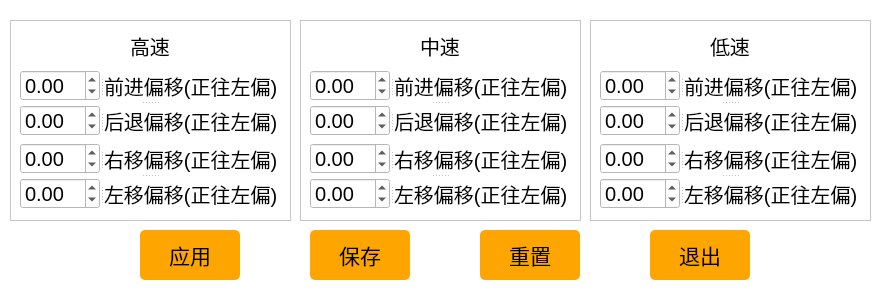
<?xml version="1.0" encoding="UTF-8"?>
<ui version="4.0">
 <class>Form</class>
 <widget class="QWidget" name="Form">
  <property name="windowModality">
   <enum>Qt::NonModal</enum>
  </property>
  <property name="enabled">
   <bool>true</bool>
  </property>
  <property name="geometry">
   <rect>
    <x>0</x>
    <y>0</y>
    <width>885</width>
    <height>300</height>
   </rect>
  </property>
  <property name="minimumSize">
   <size>
    <width>885</width>
    <height>300</height>
   </size>
  </property>
  <property name="maximumSize">
   <size>
    <width>1200</width>
    <height>620</height>
   </size>
  </property>
  <property name="font">
   <font>
    <family>Arial</family>
    <pointsize>11</pointsize>
   </font>
  </property>
  <property name="focusPolicy">
   <enum>Qt::NoFocus</enum>
  </property>
  <property name="contextMenuPolicy">
   <enum>Qt::NoContextMenu</enum>
  </property>
  <property name="acceptDrops">
   <bool>false</bool>
  </property>
  <property name="windowTitle">
   <string>adjustment tool 1.0</string>
  </property>
  <property name="autoFillBackground">
   <bool>false</bool>
  </property>
  <property name="styleSheet">
   <string notr="true">background-color: rgb(255, 255, 255);</string>
  </property>
  <widget class="QPushButton" name="pushButton_save">
   <property name="geometry">
    <rect>
     <x>310</x>
     <y>230</y>
     <width>100</width>
     <height>50</height>
    </rect>
   </property>
   <property name="font">
    <font>
     <family>黑体</family>
     <pointsize>16</pointsize>
    </font>
   </property>
   <property name="styleSheet">
    <string notr="true">QPushButton{background-color: rgb(255, 165, 0);}
QPushButton:hover{background-color:  rgb(255, 210, 0);}
QPushButton{border-radius:5px;}
QPushButton{color: rgb(0, 0, 0);}</string>
   </property>
   <property name="text">
    <string>保存</string>
   </property>
  </widget>
  <widget class="QPushButton" name="pushButton_default">
   <property name="geometry">
    <rect>
     <x>480</x>
     <y>230</y>
     <width>100</width>
     <height>50</height>
    </rect>
   </property>
   <property name="font">
    <font>
     <family>黑体</family>
     <pointsize>16</pointsize>
    </font>
   </property>
   <property name="styleSheet">
    <string notr="true">QPushButton{background-color: rgb(255, 165, 0);}
QPushButton:hover{background-color:  rgb(255, 210, 0);}
QPushButton{border-radius:5px;}
QPushButton{color: rgb(0, 0, 0);}</string>
   </property>
   <property name="text">
    <string>重置</string>
   </property>
  </widget>
  <widget class="QPushButton" name="pushButton_set">
   <property name="geometry">
    <rect>
     <x>140</x>
     <y>230</y>
     <width>100</width>
     <height>50</height>
    </rect>
   </property>
   <property name="font">
    <font>
     <family>黑体</family>
     <pointsize>16</pointsize>
    </font>
   </property>
   <property name="styleSheet">
    <string notr="true">QPushButton{background-color: rgb(255, 165, 0);}
QPushButton:hover{background-color:  rgb(255, 210, 0);}
QPushButton{border-radius:5px;}
QPushButton{color: rgb(0, 0, 0);}</string>
   </property>
   <property name="text">
    <string>应用</string>
   </property>
  </widget>
  <widget class="QPushButton" name="pushButton_quit">
   <property name="geometry">
    <rect>
     <x>650</x>
     <y>230</y>
     <width>100</width>
     <height>50</height>
    </rect>
   </property>
   <property name="font">
    <font>
     <family>黑体</family>
     <pointsize>16</pointsize>
    </font>
   </property>
   <property name="styleSheet">
    <string notr="true">QPushButton{background-color: rgb(255, 165, 0);}
QPushButton:hover{background-color:  rgb(255, 210, 0);}
QPushButton{border-radius:5px;}</string>
   </property>
   <property name="text">
    <string>退出</string>
   </property>
  </widget>
  <widget class="QFrame" name="frame">
   <property name="geometry">
    <rect>
     <x>10</x>
     <y>20</y>
     <width>281</width>
     <height>201</height>
    </rect>
   </property>
   <property name="frameShape">
    <enum>QFrame::StyledPanel</enum>
   </property>
   <property name="frameShadow">
    <enum>QFrame::Raised</enum>
   </property>
   <widget class="QSplitter" name="splitter_17">
    <property name="geometry">
     <rect>
      <x>10</x>
      <y>50</y>
      <width>260</width>
      <height>67</height>
     </rect>
    </property>
    <property name="font">
     <font>
      <family>Arial</family>
      <pointsize>14</pointsize>
     </font>
    </property>
    <property name="orientation">
     <enum>Qt::Vertical</enum>
    </property>
    <widget class="QSplitter" name="splitter_5">
     <property name="orientation">
      <enum>Qt::Horizontal</enum>
     </property>
     <widget class="QDoubleSpinBox" name="doubleSpinBox_high_speed_forward_offset">
      <property name="minimumSize">
       <size>
        <width>80</width>
        <height>0</height>
       </size>
      </property>
      <property name="maximumSize">
       <size>
        <width>80</width>
        <height>16777215</height>
       </size>
      </property>
      <property name="sizeIncrement">
       <size>
        <width>80</width>
        <height>0</height>
       </size>
      </property>
      <property name="font">
       <font>
        <pointsize>15</pointsize>
       </font>
      </property>
      <property name="decimals">
       <number>2</number>
      </property>
      <property name="minimum">
       <double>-5.000000000000000</double>
      </property>
      <property name="maximum">
       <double>5.000000000000000</double>
      </property>
      <property name="singleStep">
       <double>0.100000000000000</double>
      </property>
     </widget>
     <widget class="QLabel" name="label_9">
      <property name="font">
       <font>
        <pointsize>15</pointsize>
       </font>
      </property>
      <property name="text">
       <string>前进偏移(正往左偏)</string>
      </property>
     </widget>
    </widget>
    <widget class="QSplitter" name="splitter_6">
     <property name="orientation">
      <enum>Qt::Horizontal</enum>
     </property>
     <widget class="QDoubleSpinBox" name="doubleSpinBox_high_speed_backward_offset">
      <property name="minimumSize">
       <size>
        <width>80</width>
        <height>0</height>
       </size>
      </property>
      <property name="maximumSize">
       <size>
        <width>80</width>
        <height>16777215</height>
       </size>
      </property>
      <property name="font">
       <font>
        <pointsize>15</pointsize>
       </font>
      </property>
      <property name="decimals">
       <number>2</number>
      </property>
      <property name="minimum">
       <double>-5.000000000000000</double>
      </property>
      <property name="maximum">
       <double>5.000000000000000</double>
      </property>
      <property name="singleStep">
       <double>0.100000000000000</double>
      </property>
     </widget>
     <widget class="QLabel" name="label_10">
      <property name="font">
       <font>
        <pointsize>15</pointsize>
       </font>
      </property>
      <property name="text">
       <string>后退偏移(正往左偏)</string>
      </property>
     </widget>
    </widget>
   </widget>
   <widget class="QSplitter" name="splitter_16">
    <property name="geometry">
     <rect>
      <x>10</x>
      <y>123</y>
      <width>260</width>
      <height>67</height>
     </rect>
    </property>
    <property name="orientation">
     <enum>Qt::Vertical</enum>
    </property>
    <widget class="QSplitter" name="splitter_12">
     <property name="orientation">
      <enum>Qt::Horizontal</enum>
     </property>
     <widget class="QDoubleSpinBox" name="doubleSpinBox_high_speed_move_right_offset">
      <property name="minimumSize">
       <size>
        <width>80</width>
        <height>0</height>
       </size>
      </property>
      <property name="maximumSize">
       <size>
        <width>80</width>
        <height>16777215</height>
       </size>
      </property>
      <property name="font">
       <font>
        <pointsize>15</pointsize>
       </font>
      </property>
      <property name="decimals">
       <number>2</number>
      </property>
      <property name="minimum">
       <double>-5.000000000000000</double>
      </property>
      <property name="maximum">
       <double>5.000000000000000</double>
      </property>
      <property name="singleStep">
       <double>0.100000000000000</double>
      </property>
     </widget>
     <widget class="QLabel" name="label_17">
      <property name="font">
       <font>
        <pointsize>15</pointsize>
       </font>
      </property>
      <property name="text">
       <string>右移偏移(正往左偏)</string>
      </property>
     </widget>
    </widget>
    <widget class="QSplitter" name="splitter_11">
     <property name="orientation">
      <enum>Qt::Horizontal</enum>
     </property>
     <widget class="QDoubleSpinBox" name="doubleSpinBox_high_speed_move_left_offset">
      <property name="minimumSize">
       <size>
        <width>80</width>
        <height>0</height>
       </size>
      </property>
      <property name="maximumSize">
       <size>
        <width>80</width>
        <height>16777215</height>
       </size>
      </property>
      <property name="font">
       <font>
        <pointsize>15</pointsize>
       </font>
      </property>
      <property name="decimals">
       <number>2</number>
      </property>
      <property name="minimum">
       <double>-5.000000000000000</double>
      </property>
      <property name="maximum">
       <double>5.000000000000000</double>
      </property>
      <property name="singleStep">
       <double>0.100000000000000</double>
      </property>
     </widget>
     <widget class="QLabel" name="label_8">
      <property name="font">
       <font>
        <pointsize>15</pointsize>
       </font>
      </property>
      <property name="text">
       <string>左移偏移(正往左偏)</string>
      </property>
     </widget>
    </widget>
   </widget>
   <widget class="QLabel" name="label">
    <property name="geometry">
     <rect>
      <x>120</x>
      <y>10</y>
      <width>41</width>
      <height>31</height>
     </rect>
    </property>
    <property name="font">
     <font>
      <pointsize>15</pointsize>
     </font>
    </property>
    <property name="text">
     <string>高速</string>
    </property>
   </widget>
  </widget>
  <widget class="QFrame" name="frame_2">
   <property name="geometry">
    <rect>
     <x>300</x>
     <y>20</y>
     <width>281</width>
     <height>201</height>
    </rect>
   </property>
   <property name="frameShape">
    <enum>QFrame::StyledPanel</enum>
   </property>
   <property name="frameShadow">
    <enum>QFrame::Raised</enum>
   </property>
   <widget class="QSplitter" name="splitter_18">
    <property name="geometry">
     <rect>
      <x>10</x>
      <y>50</y>
      <width>260</width>
      <height>67</height>
     </rect>
    </property>
    <property name="font">
     <font>
      <family>Arial</family>
      <pointsize>14</pointsize>
     </font>
    </property>
    <property name="orientation">
     <enum>Qt::Vertical</enum>
    </property>
    <widget class="QSplitter" name="splitter_7">
     <property name="orientation">
      <enum>Qt::Horizontal</enum>
     </property>
     <widget class="QDoubleSpinBox" name="doubleSpinBox_medium_speed_forward_offset">
      <property name="minimumSize">
       <size>
        <width>80</width>
        <height>0</height>
       </size>
      </property>
      <property name="maximumSize">
       <size>
        <width>80</width>
        <height>16777215</height>
       </size>
      </property>
      <property name="sizeIncrement">
       <size>
        <width>80</width>
        <height>0</height>
       </size>
      </property>
      <property name="font">
       <font>
        <pointsize>15</pointsize>
       </font>
      </property>
      <property name="decimals">
       <number>2</number>
      </property>
      <property name="minimum">
       <double>-5.000000000000000</double>
      </property>
      <property name="maximum">
       <double>5.000000000000000</double>
      </property>
      <property name="singleStep">
       <double>0.100000000000000</double>
      </property>
     </widget>
     <widget class="QLabel" name="label_11">
      <property name="font">
       <font>
        <pointsize>15</pointsize>
       </font>
      </property>
      <property name="text">
       <string>前进偏移(正往左偏)</string>
      </property>
     </widget>
    </widget>
    <widget class="QSplitter" name="splitter_8">
     <property name="orientation">
      <enum>Qt::Horizontal</enum>
     </property>
     <widget class="QDoubleSpinBox" name="doubleSpinBox_medium_speed_backward_offset">
      <property name="minimumSize">
       <size>
        <width>80</width>
        <height>0</height>
       </size>
      </property>
      <property name="maximumSize">
       <size>
        <width>80</width>
        <height>16777215</height>
       </size>
      </property>
      <property name="font">
       <font>
        <pointsize>15</pointsize>
       </font>
      </property>
      <property name="decimals">
       <number>2</number>
      </property>
      <property name="minimum">
       <double>-5.000000000000000</double>
      </property>
      <property name="maximum">
       <double>5.000000000000000</double>
      </property>
      <property name="singleStep">
       <double>0.100000000000000</double>
      </property>
     </widget>
     <widget class="QLabel" name="label_12">
      <property name="font">
       <font>
        <pointsize>15</pointsize>
       </font>
      </property>
      <property name="text">
       <string>后退偏移(正往左偏)</string>
      </property>
     </widget>
    </widget>
   </widget>
   <widget class="QSplitter" name="splitter_19">
    <property name="geometry">
     <rect>
      <x>10</x>
      <y>123</y>
      <width>260</width>
      <height>67</height>
     </rect>
    </property>
    <property name="orientation">
     <enum>Qt::Vertical</enum>
    </property>
    <widget class="QSplitter" name="splitter_13">
     <property name="orientation">
      <enum>Qt::Horizontal</enum>
     </property>
     <widget class="QDoubleSpinBox" name="doubleSpinBox_medium_speed_move_right_offset">
      <property name="minimumSize">
       <size>
        <width>80</width>
        <height>0</height>
       </size>
      </property>
      <property name="maximumSize">
       <size>
        <width>80</width>
        <height>16777215</height>
       </size>
      </property>
      <property name="font">
       <font>
        <pointsize>15</pointsize>
       </font>
      </property>
      <property name="decimals">
       <number>2</number>
      </property>
      <property name="minimum">
       <double>-5.000000000000000</double>
      </property>
      <property name="maximum">
       <double>5.000000000000000</double>
      </property>
      <property name="singleStep">
       <double>0.100000000000000</double>
      </property>
     </widget>
     <widget class="QLabel" name="label_18">
      <property name="font">
       <font>
        <pointsize>15</pointsize>
       </font>
      </property>
      <property name="text">
       <string>右移偏移(正往左偏)</string>
      </property>
     </widget>
    </widget>
    <widget class="QSplitter" name="splitter_14">
     <property name="orientation">
      <enum>Qt::Horizontal</enum>
     </property>
     <widget class="QDoubleSpinBox" name="doubleSpinBox_medium_speed_move_left_offset">
      <property name="minimumSize">
       <size>
        <width>80</width>
        <height>0</height>
       </size>
      </property>
      <property name="maximumSize">
       <size>
        <width>80</width>
        <height>16777215</height>
       </size>
      </property>
      <property name="font">
       <font>
        <pointsize>15</pointsize>
       </font>
      </property>
      <property name="decimals">
       <number>2</number>
      </property>
      <property name="minimum">
       <double>-5.000000000000000</double>
      </property>
      <property name="maximum">
       <double>5.000000000000000</double>
      </property>
      <property name="singleStep">
       <double>0.100000000000000</double>
      </property>
     </widget>
     <widget class="QLabel" name="label_13">
      <property name="font">
       <font>
        <pointsize>15</pointsize>
       </font>
      </property>
      <property name="text">
       <string>左移偏移(正往左偏)</string>
      </property>
     </widget>
    </widget>
   </widget>
   <widget class="QLabel" name="label_2">
    <property name="geometry">
     <rect>
      <x>120</x>
      <y>10</y>
      <width>41</width>
      <height>31</height>
     </rect>
    </property>
    <property name="font">
     <font>
      <pointsize>15</pointsize>
     </font>
    </property>
    <property name="text">
     <string>中速</string>
    </property>
   </widget>
  </widget>
  <widget class="QFrame" name="frame_3">
   <property name="geometry">
    <rect>
     <x>590</x>
     <y>20</y>
     <width>281</width>
     <height>201</height>
    </rect>
   </property>
   <property name="frameShape">
    <enum>QFrame::StyledPanel</enum>
   </property>
   <property name="frameShadow">
    <enum>QFrame::Raised</enum>
   </property>
   <widget class="QSplitter" name="splitter_20">
    <property name="geometry">
     <rect>
      <x>10</x>
      <y>50</y>
      <width>260</width>
      <height>67</height>
     </rect>
    </property>
    <property name="font">
     <font>
      <family>Arial</family>
      <pointsize>14</pointsize>
     </font>
    </property>
    <property name="orientation">
     <enum>Qt::Vertical</enum>
    </property>
    <widget class="QSplitter" name="splitter_9">
     <property name="orientation">
      <enum>Qt::Horizontal</enum>
     </property>
     <widget class="QDoubleSpinBox" name="doubleSpinBox_low_speed_forward_offset">
      <property name="minimumSize">
       <size>
        <width>80</width>
        <height>0</height>
       </size>
      </property>
      <property name="maximumSize">
       <size>
        <width>80</width>
        <height>16777215</height>
       </size>
      </property>
      <property name="sizeIncrement">
       <size>
        <width>80</width>
        <height>0</height>
       </size>
      </property>
      <property name="font">
       <font>
        <pointsize>15</pointsize>
       </font>
      </property>
      <property name="decimals">
       <number>2</number>
      </property>
      <property name="minimum">
       <double>-5.000000000000000</double>
      </property>
      <property name="maximum">
       <double>5.000000000000000</double>
      </property>
      <property name="singleStep">
       <double>0.100000000000000</double>
      </property>
     </widget>
     <widget class="QLabel" name="label_14">
      <property name="font">
       <font>
        <pointsize>15</pointsize>
       </font>
      </property>
      <property name="text">
       <string>前进偏移(正往左偏)</string>
      </property>
     </widget>
    </widget>
    <widget class="QSplitter" name="splitter_10">
     <property name="orientation">
      <enum>Qt::Horizontal</enum>
     </property>
     <widget class="QDoubleSpinBox" name="doubleSpinBox_low_speed_backward_offset">
      <property name="minimumSize">
       <size>
        <width>80</width>
        <height>0</height>
       </size>
      </property>
      <property name="maximumSize">
       <size>
        <width>80</width>
        <height>16777215</height>
       </size>
      </property>
      <property name="font">
       <font>
        <pointsize>15</pointsize>
       </font>
      </property>
      <property name="decimals">
       <number>2</number>
      </property>
      <property name="minimum">
       <double>-5.000000000000000</double>
      </property>
      <property name="maximum">
       <double>5.000000000000000</double>
      </property>
      <property name="singleStep">
       <double>0.100000000000000</double>
      </property>
     </widget>
     <widget class="QLabel" name="label_15">
      <property name="font">
       <font>
        <pointsize>15</pointsize>
       </font>
      </property>
      <property name="text">
       <string>后退偏移(正往左偏)</string>
      </property>
     </widget>
    </widget>
   </widget>
   <widget class="QSplitter" name="splitter_21">
    <property name="geometry">
     <rect>
      <x>10</x>
      <y>123</y>
      <width>260</width>
      <height>67</height>
     </rect>
    </property>
    <property name="orientation">
     <enum>Qt::Vertical</enum>
    </property>
    <widget class="QSplitter" name="splitter_15">
     <property name="orientation">
      <enum>Qt::Horizontal</enum>
     </property>
     <widget class="QDoubleSpinBox" name="doubleSpinBox_low_speed_move_right_offset">
      <property name="minimumSize">
       <size>
        <width>80</width>
        <height>0</height>
       </size>
      </property>
      <property name="maximumSize">
       <size>
        <width>80</width>
        <height>16777215</height>
       </size>
      </property>
      <property name="font">
       <font>
        <pointsize>15</pointsize>
       </font>
      </property>
      <property name="decimals">
       <number>2</number>
      </property>
      <property name="minimum">
       <double>-5.000000000000000</double>
      </property>
      <property name="maximum">
       <double>5.000000000000000</double>
      </property>
      <property name="singleStep">
       <double>0.100000000000000</double>
      </property>
     </widget>
     <widget class="QLabel" name="label_19">
      <property name="font">
       <font>
        <pointsize>15</pointsize>
       </font>
      </property>
      <property name="text">
       <string>右移偏移(正往左偏)</string>
      </property>
     </widget>
    </widget>
    <widget class="QSplitter" name="splitter_22">
     <property name="orientation">
      <enum>Qt::Horizontal</enum>
     </property>
     <widget class="QDoubleSpinBox" name="doubleSpinBox_low_speed_move_left_offset">
      <property name="minimumSize">
       <size>
        <width>80</width>
        <height>0</height>
       </size>
      </property>
      <property name="maximumSize">
       <size>
        <width>80</width>
        <height>16777215</height>
       </size>
      </property>
      <property name="font">
       <font>
        <pointsize>15</pointsize>
       </font>
      </property>
      <property name="decimals">
       <number>2</number>
      </property>
      <property name="minimum">
       <double>-5.000000000000000</double>
      </property>
      <property name="maximum">
       <double>5.000000000000000</double>
      </property>
      <property name="singleStep">
       <double>0.100000000000000</double>
      </property>
     </widget>
     <widget class="QLabel" name="label_16">
      <property name="font">
       <font>
        <pointsize>15</pointsize>
       </font>
      </property>
      <property name="text">
       <string>左移偏移(正往左偏)</string>
      </property>
     </widget>
    </widget>
   </widget>
   <widget class="QLabel" name="label_3">
    <property name="geometry">
     <rect>
      <x>120</x>
      <y>10</y>
      <width>41</width>
      <height>31</height>
     </rect>
    </property>
    <property name="font">
     <font>
      <pointsize>15</pointsize>
     </font>
    </property>
    <property name="text">
     <string>低速</string>
    </property>
   </widget>
  </widget>
 </widget>
 <resources/>
 <connections/>
</ui>
